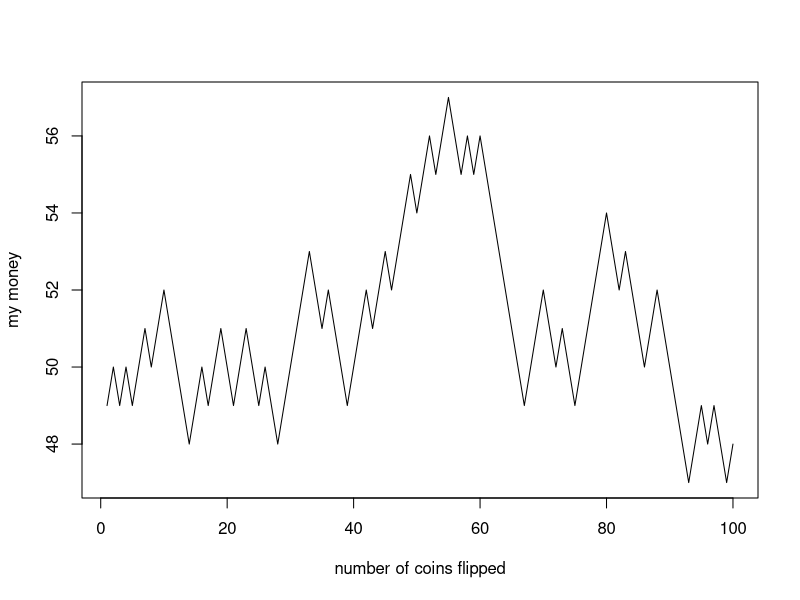

Here is the R script that generated this plot:
## ---- chunk 1
plot(cumsum(ifelse(runif(100)>=.5,1,-1))+50, type = 'l', ylab = "my money", xlab = "number of coins flipped")
## ---- chunk 2
mcd <- read.delim("mcd.tsv",header=TRUE,sep = "\t")
